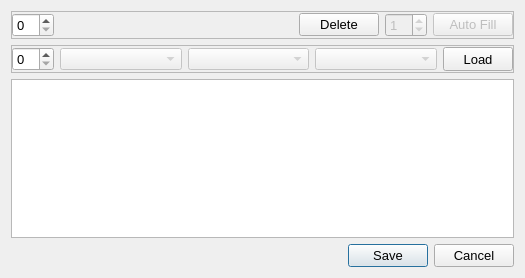
<?xml version="1.0" encoding="UTF-8"?>
<ui version="4.0">
 <class>QueueDialog</class>
 <widget class="QDialog" name="QueueDialog">
  <property name="geometry">
   <rect>
    <x>0</x>
    <y>0</y>
    <width>525</width>
    <height>278</height>
   </rect>
  </property>
  <property name="font">
   <font>
    <pointsize>10</pointsize>
   </font>
  </property>
  <property name="windowTitle">
   <string>Queue Setup</string>
  </property>
  <layout class="QVBoxLayout" name="verticalLayout">
   <item>
    <widget class="QFrame" name="fraElements">
     <property name="font">
      <font>
       <pointsize>10</pointsize>
      </font>
     </property>
     <property name="frameShape">
      <enum>QFrame::StyledPanel</enum>
     </property>
     <property name="frameShadow">
      <enum>QFrame::Raised</enum>
     </property>
     <layout class="QHBoxLayout" name="horizontalLayout_2">
      <property name="leftMargin">
       <number>0</number>
      </property>
      <property name="topMargin">
       <number>1</number>
      </property>
      <property name="rightMargin">
       <number>0</number>
      </property>
      <property name="bottomMargin">
       <number>1</number>
      </property>
      <item>
       <widget class="QSpinBox" name="spnQElements"/>
      </item>
      <item>
       <spacer name="horizontalSpacer">
        <property name="orientation">
         <enum>Qt::Horizontal</enum>
        </property>
        <property name="sizeHint" stdset="0">
         <size>
          <width>395</width>
          <height>20</height>
         </size>
        </property>
       </spacer>
      </item>
      <item>
       <widget class="QPushButton" name="cmdDelElement">
        <property name="toolTip">
         <string>Delete selected element</string>
        </property>
        <property name="text">
         <string>Delete</string>
        </property>
       </widget>
      </item>
      <item>
       <widget class="QSpinBox" name="spnAutoInc">
        <property name="enabled">
         <bool>false</bool>
        </property>
        <property name="toolTip">
         <string>Autofill channel increment</string>
        </property>
        <property name="value">
         <number>1</number>
        </property>
       </widget>
      </item>
      <item>
       <widget class="QPushButton" name="cmdAutoFill">
        <property name="enabled">
         <bool>false</bool>
        </property>
        <property name="toolTip">
         <string>Fill empty queue elements with selected values</string>
        </property>
        <property name="text">
         <string>Auto Fill</string>
        </property>
       </widget>
      </item>
     </layout>
    </widget>
   </item>
   <item>
    <widget class="QFrame" name="fraQParams">
     <property name="font">
      <font>
       <pointsize>10</pointsize>
      </font>
     </property>
     <property name="frameShape">
      <enum>QFrame::StyledPanel</enum>
     </property>
     <property name="frameShadow">
      <enum>QFrame::Raised</enum>
     </property>
     <layout class="QHBoxLayout" name="horizontalLayout" stretch="1,6,6,6,2">
      <property name="leftMargin">
       <number>0</number>
      </property>
      <property name="topMargin">
       <number>1</number>
      </property>
      <property name="rightMargin">
       <number>0</number>
      </property>
      <property name="bottomMargin">
       <number>1</number>
      </property>
      <item>
       <widget class="QSpinBox" name="spnQChan"/>
      </item>
      <item>
       <widget class="QComboBox" name="cmbMode">
        <property name="enabled">
         <bool>false</bool>
        </property>
        <property name="font">
         <font>
          <pointsize>9</pointsize>
         </font>
        </property>
       </widget>
      </item>
      <item>
       <widget class="QComboBox" name="cmbChanType">
        <property name="enabled">
         <bool>false</bool>
        </property>
        <property name="font">
         <font>
          <pointsize>9</pointsize>
         </font>
        </property>
       </widget>
      </item>
      <item>
       <widget class="QComboBox" name="cmbRange">
        <property name="enabled">
         <bool>false</bool>
        </property>
        <property name="font">
         <font>
          <pointsize>9</pointsize>
         </font>
        </property>
       </widget>
      </item>
      <item>
       <widget class="QPushButton" name="cmdLoad">
        <property name="maximumSize">
         <size>
          <width>70</width>
          <height>24</height>
         </size>
        </property>
        <property name="text">
         <string>Load</string>
        </property>
       </widget>
      </item>
     </layout>
    </widget>
   </item>
   <item>
    <widget class="QListWidget" name="lstQueue"/>
   </item>
   <item>
    <widget class="QDialogButtonBox" name="cmdSave">
     <property name="font">
      <font>
       <pointsize>10</pointsize>
      </font>
     </property>
     <property name="layoutDirection">
      <enum>Qt::LeftToRight</enum>
     </property>
     <property name="orientation">
      <enum>Qt::Horizontal</enum>
     </property>
     <property name="standardButtons">
      <set>QDialogButtonBox::Cancel|QDialogButtonBox::Save</set>
     </property>
     <property name="centerButtons">
      <bool>false</bool>
     </property>
    </widget>
   </item>
  </layout>
 </widget>
 <resources/>
 <connections>
  <connection>
   <sender>cmdSave</sender>
   <signal>accepted()</signal>
   <receiver>QueueDialog</receiver>
   <slot>accept()</slot>
   <hints>
    <hint type="sourcelabel">
     <x>248</x>
     <y>254</y>
    </hint>
    <hint type="destinationlabel">
     <x>157</x>
     <y>274</y>
    </hint>
   </hints>
  </connection>
  <connection>
   <sender>cmdSave</sender>
   <signal>rejected()</signal>
   <receiver>QueueDialog</receiver>
   <slot>reject()</slot>
   <hints>
    <hint type="sourcelabel">
     <x>316</x>
     <y>260</y>
    </hint>
    <hint type="destinationlabel">
     <x>286</x>
     <y>274</y>
    </hint>
   </hints>
  </connection>
 </connections>
</ui>
